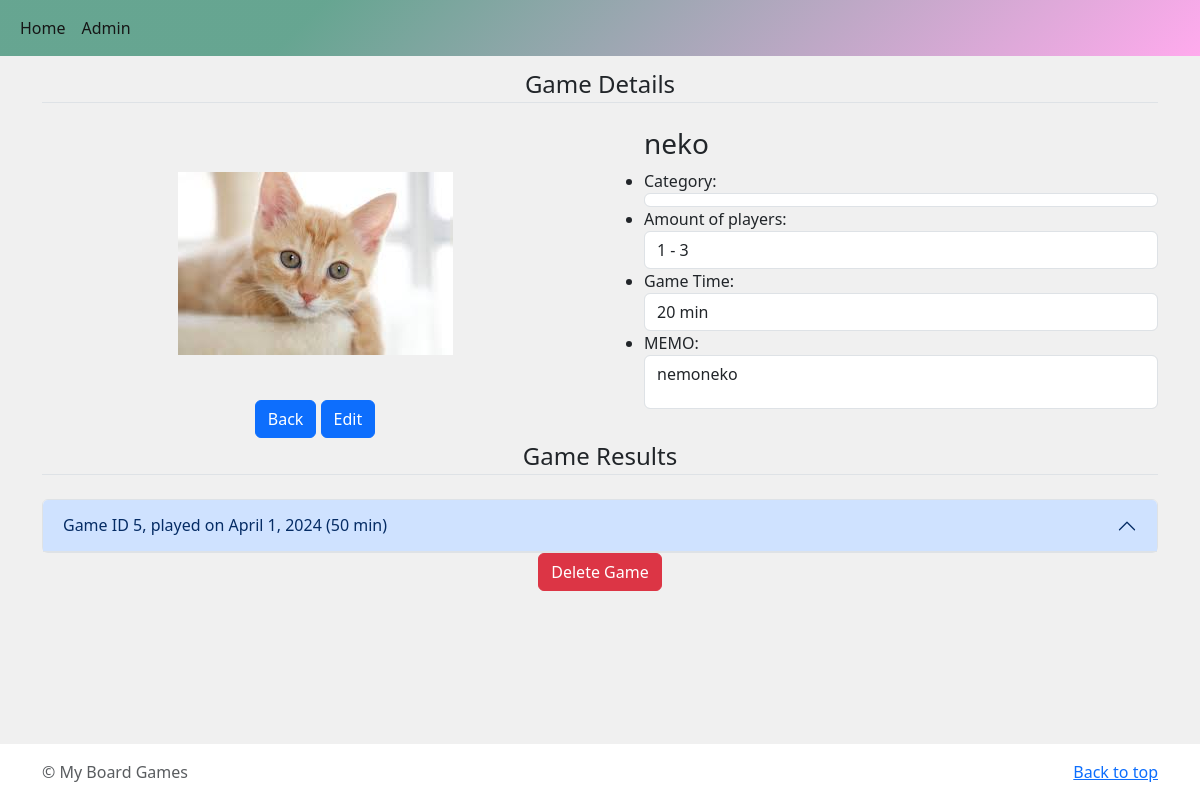
The page /14 on the database its author committed.
### cms/models.py (models this page shows, shortened)
class Game(models.Model):
    image = models.ImageField(upload_to='images', null=True, blank=True)
    title = models.CharField(max_length=150)
    player = models.CharField(max_length=50)
    time = models.CharField(max_length=50)
    memo = models.TextField(blank=True)
    created_datetime = models.DateTimeField(auto_now_add=True)
    updated_datetime = models.DateTimeField(auto_now=True)
    def __str__(self):
        return self.title

class History(models.Model):
    date = models.DateField()
    game = models.ForeignKey(Game, on_delete=models.CASCADE)
    duaration = models.CharField(max_length=50)

### cms/views.py (the view)
# urls.py: path('<int:game_id>', views.detail, name='detail'),
def detail(request, game_id,):
    game = get_object_or_404(Game, id=game_id)
    histories = History.objects.filter(game=game_id)
    results = Result.objects.all()
    return render(request, 'cms/detail.html', {'game': game, 'histories': histories, 'results': results})

### cms/templates/cms/detail.html (shortened to what this page needs)
{% extends 'cms/base.html' %}
{% block content %}
<div class="container">
    <legend class="border-bottom mb-4 text-center">Game Details</legend>
    <div class="row row-cols-1 row-cols-xs-1 row-cols-sm-1 row-cols-md-2 cols-lg-2 cols-xl-2 cols-xxl-2">
        <div class="col">
            <div class="row">
                <div class="col col-12">
                {% if game.image %}
                    <img class="boardgame-detail-image img-fluid" src="{{ game.image.url }}" alt="plant image">
                {% else %}
                    <img class="boardgame-detail-image img-fluid" src="http://placehold.it/360x150" alt="game image">
                {% endif %}
                </div>
                <div class="col align-items-end" >
                    <div class="text-center">
                        <a href="{% url 'cms:index' %}" class="btn btn-primary">Back</a>
                        <a href="{% url 'cms:edit_game' game.pk %}" class="btn btn-primary">Edit</a>
                    </div>
                </div>
            </div>
        </div>
        <div class="col">
            <ul>
                <div id="cmNameDiv" data-name='{{ game }}'><h3>{{ game }}</h3></div>
                <li id="categoryLi">Category: <span class="form-control my-form-control">{{ game.category }}</span></li>
                <li id="infoLi">Amount of players:<span class="form-control my-form-control">{{ game.player }}</span></li>
                <li id="infoLi">Game Time: <span class="form-control my-form-control">{{ game.time }}</span></li>
                <li id="infoLi">MEMO: <span class="form-control my-form-control">{{ game.memo | linebreaks | urlize }}</span></li>
            </ul>
        </div>
    </div>
    <div class="row">
        <div class="col">
            <legend class="border-bottom mb-4 text-center">Game Results</legend>
        </div>
    </div>
    {% for history in histories %}
    <div class="accordion" id="accordionGameHistory">
        <div class="accordion-item">
            <h2 class="accordion-header">
                <button class="accordion-button" type="button" data-bs-toggle="collapse" data-bs-target="#collapse{{ history.id }}" aria-expanded="true" aria-controls="collapse{{ history.id }}">
                    Game ID {{ history.id }}, played on {{ history.date }} ({{ history.duaration }})
                </button>
            </h2>
        </div>
    </div>
    {% endfor %}
</div>
<div class="text-center">
    <button class="btn btn-danger" data-bs-toggle="modal" data-bs-target="#deleteGame">Delete Game</button>
</div>
{% endblock %}

### cms/static/cms/css/style.css (style rules this page uses)
body { background-color: #e2e1d9; overflow: auto; display: flex; min-height: 100vh; flex-direction: column; }
.boardgame-detail-image { display: block; margin: 20px auto; height: 350px; width: 350px; object-fit: scale-down; }

### rows shown on the page
Game: image (picture), title "neko", player "1 - 3", time "20 min", memo "nemoneko"
History: id "5", date "April 1, 2024", duaration "50 min"
